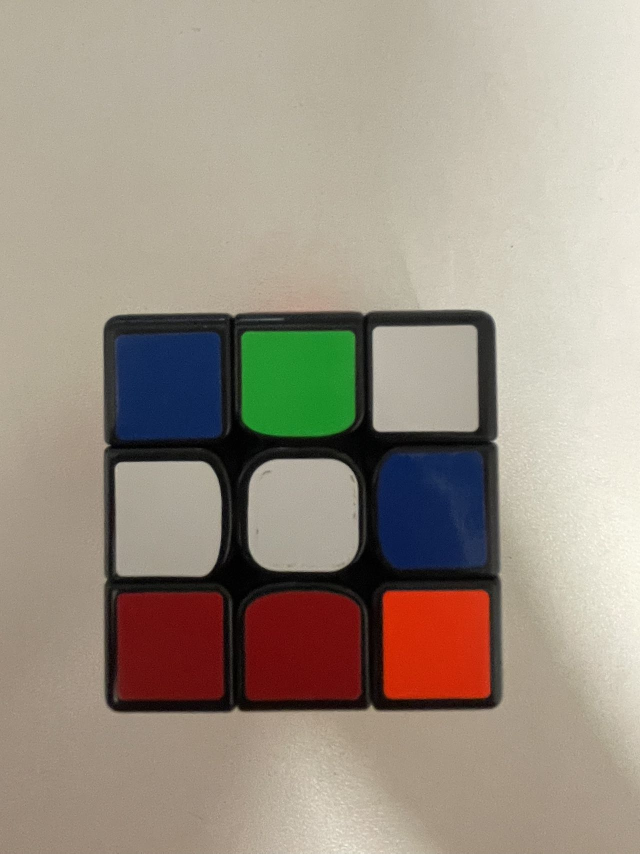
#> input picture 魔方/picture/6.jpg, 1280 x 1707 px, found by its file name (shown at 1/2 size)
$ python test.py
#> lines starting #> are read from the running program, lines starting #| are printed output that depends on the picture; after the words box and inside, x2 and y2 are one past the last pixel; in counts of white or black regions, pixels touching at a corner belong together
import cv2
import numpy as np

image = cv2.imread("./picture/6.jpg")
#> image is the input picture: shape (1707, 1280, 3); mean B, G, R 132.8, 146.6, 157.6

hsv_image = cv2.cvtColor(image, cv2.COLOR_BGR2HSV)
#> hsv_image: shape (1707, 1280, 3); mean H, S, V 26.1, 59.5, 162.7
lower_color = np.array([0, 198, 170])  # 最低颜色阈值
upper_color = np.array([255, 255, 255])  # 最高颜色阈值

# 创建掩膜（通过阈值化）
mask = cv2.inRange(hsv_image, lower_color, upper_color)
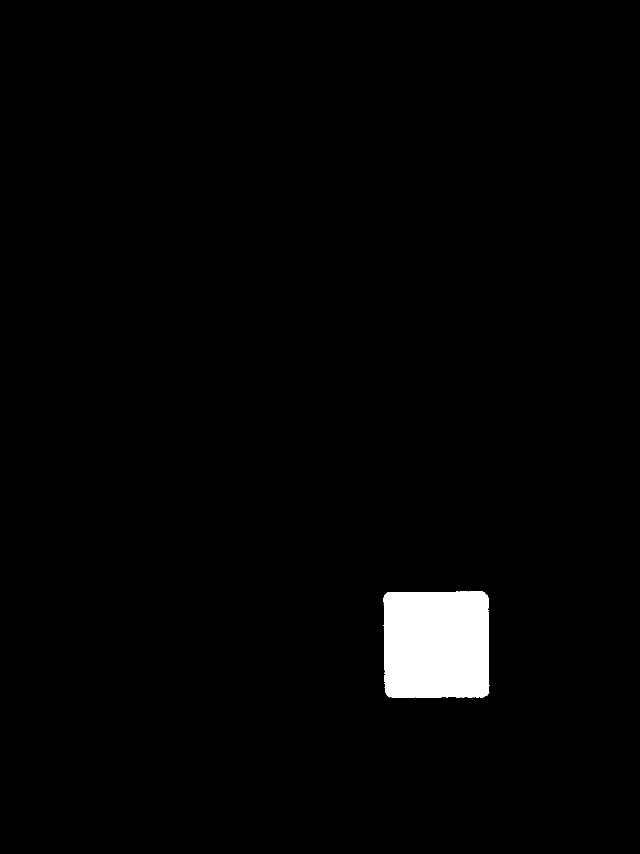
#> mask: shape (1707, 1280) (shown at 1/2 size); 2% white; 1 white region, box (x1, y1, x2, y2) and area: (767, 1182, 979, 1396) 43939
# 对原始图像应用掩膜
result = cv2.bitwise_and(image, image, mask=mask)

kernel1 = np.ones((2, 2), np.uint8)
kernel2 = np.ones((3, 3), np.uint8)
# # 腐蚀操作
result = cv2.erode(result, kernel1, iterations=1)
# # 膨胀操作
result = cv2.dilate(result, kernel2, iterations=1)
gray = cv2.cvtColor(result, cv2.COLOR_BGR2GRAY)
edges = cv2.Canny(gray, 50, 150)
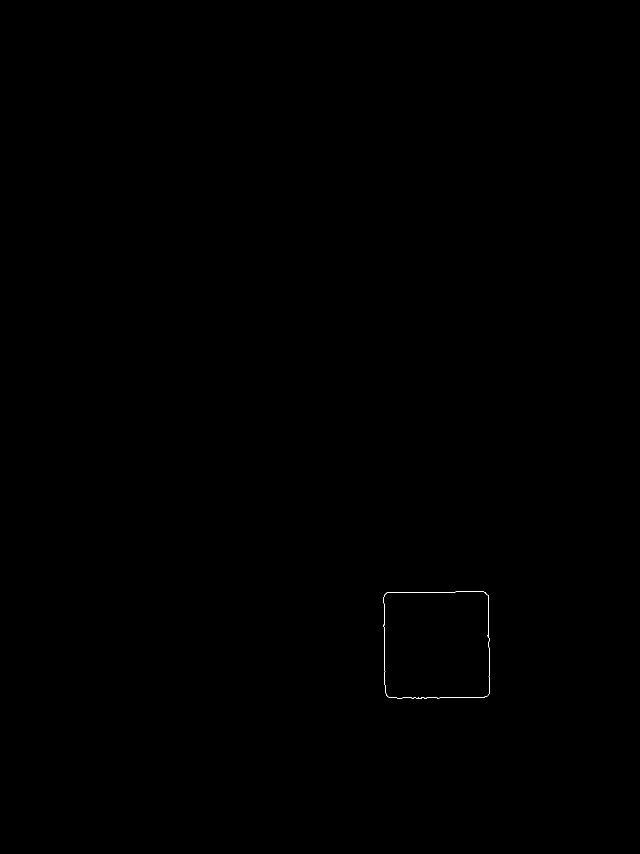
#> edges: shape (1707, 1280) (shown at 1/2 size); 0.04% white in thin lines or dots, all inside (x1, y1, x2, y2) = (767, 1183, 980, 1397)
contours, hierarchy = cv2.findContours(edges, cv2.RETR_EXTERNAL, cv2.CHAIN_APPROX_SIMPLE)
#> contours = 1 contour; box (x1, y1, x2, y2) and area: (767, 1183, 980, 1397) 44064

for cnt in contours:
    if len(cnt) >= 4:
        rect = cv2.minAreaRect(cnt)
        box = cv2.boxPoints(rect)
        box = np.int0(box)
        print(box)

        cv2.drawContours(result, [box], 0, (0, 255, 0), 2)
#> this loop made 1 pass
#> (rect, box) on pass 1: (((872.8, 1289.5), (210.7, 213.1), -0.616), [[768, 1397], [766, 1184], [976, 1181], [979, 1394]])
#| [[ 768 1397]
#|  [ 766 1184]
#|  [ 976 1181]
#|  [ 979 1394]]
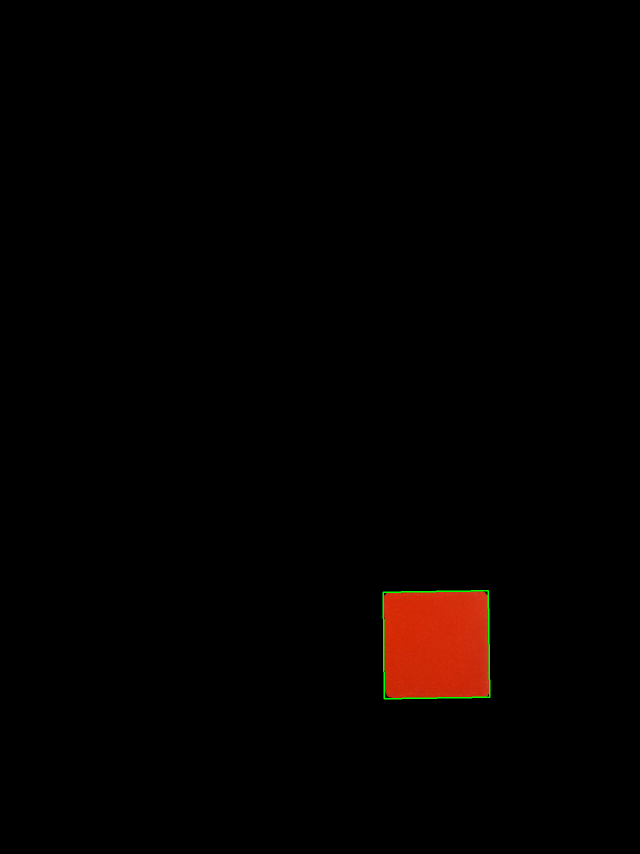
#> result: shape (1707, 1280, 3) (shown at 1/2 size); mean B, G, R 0.2, 1.2, 4.1


def process_image(image, arr):
    image_ = image[arr[0]:arr[1], arr[2]:arr[3], 0:3]
    image_ = cv2.cvtColor(image_, cv2.COLOR_BGR2GRAY)
#> image_: shape (65, 66)
    _, image_ = cv2.threshold(image_, 125, 255, cv2.THRESH_BINARY_INV)
#> image_: shape (65, 66); every value is 0
    return image_


def gray_rgb(image):
    page, lie = image.shape
#> page = 65; lie = 66
    image_ = np.zeros((page, lie, 3))
    for i in range(page):
        for j in range(lie):
            image_[i][j][0:3] = image[i, j]
#> image_: shape (65, 66, 3) float64; every value is 0
    return image_


def fianl_process(image, arr):
    i_n = process_image(image, arr)
    i_n = gray_rgb(i_n)
    image[arr[0]:arr[1], arr[2]:arr[3], 0:3] = i_n
#> image: shape (1707, 1280, 3); 0.2% of pixels changed, all inside (x1, y1, x2, y2) = (2, 536, 68, 601)


fianl_process(image, [536, 601, 2, 68])
fianl_process(image, [525, 594, 1002, 1079])
#> in process_image (call 2), `_, image_ = cv2.threshold(image_, 125, 255, cv2.THRESH_BINARY_INV)`: image_: shape (69, 77); every value is 0
#> after the loop in gray_rgb (call 2), `for i in range(page):`: image_: shape (69, 77, 3) float64; every value is 0
#> in fianl_process (call 2), `image[arr[0]:arr[1], arr[2]:arr[3], 0:3] = i_n`: image: shape (1707, 1280, 3); mean B, G, R 132.1, 145.7, 156.8
fianl_process(image, [520, 600, 86, 974])
#> in process_image (call 3), `_, image_ = cv2.threshold(image_, 125, 255, cv2.THRESH_BINARY_INV)`: image_: shape (80, 888); every value is 0
#> after the loop in gray_rgb (call 3), `for i in range(page):`: image_: shape (80, 888, 3) float64; every value is 0
#> in fianl_process (call 3), `image[arr[0]:arr[1], arr[2]:arr[3], 0:3] = i_n`: image: shape (1707, 1280, 3); mean B, G, R 126.9, 140, 150.7
fianl_process(image, [357, 423, 2, 65])
#> in process_image (call 4), `_, image_ = cv2.threshold(image_, 125, 255, cv2.THRESH_BINARY_INV)`: image_: shape (66, 63); every value is 0
#> after the loop in gray_rgb (call 4), `for i in range(page):`: image_: shape (66, 63, 3) float64; every value is 0
#> in fianl_process (call 4), `image[arr[0]:arr[1], arr[2]:arr[3], 0:3] = i_n`: image: shape (1707, 1280, 3); mean B, G, R 126.6, 139.6, 150.4
fianl_process(image, [354, 418, 1002, 1079])
#> in process_image (call 5), `_, image_ = cv2.threshold(image_, 125, 255, cv2.THRESH_BINARY_INV)`: image_: shape (64, 77); every value is 0
#> after the loop in gray_rgb (call 5), `for i in range(page):`: image_: shape (64, 77, 3) float64; every value is 0
#> in fianl_process (call 5), `image[arr[0]:arr[1], arr[2]:arr[3], 0:3] = i_n`: image: shape (1707, 1280, 3); mean B, G, R 126.2, 139.2, 149.9
fianl_process(image, [349, 422, 87, 975])
#> in process_image (call 6), `image_ = image[arr[0]:arr[1], arr[2]:arr[3], 0:3]`:
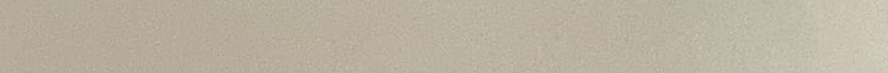
#> image_: shape (73, 888, 3); mean B, G, R 161.4, 178.6, 186.3
#> in process_image (call 6), `_, image_ = cv2.threshold(image_, 125, 255, cv2.THRESH_BINARY_INV)`: image_: shape (73, 888); every value is 0
#> after the loop in gray_rgb (call 6), `for i in range(page):`: image_: shape (73, 888, 3) float64; every value is 0
#> in fianl_process (call 6), `image[arr[0]:arr[1], arr[2]:arr[3], 0:3] = i_n`:
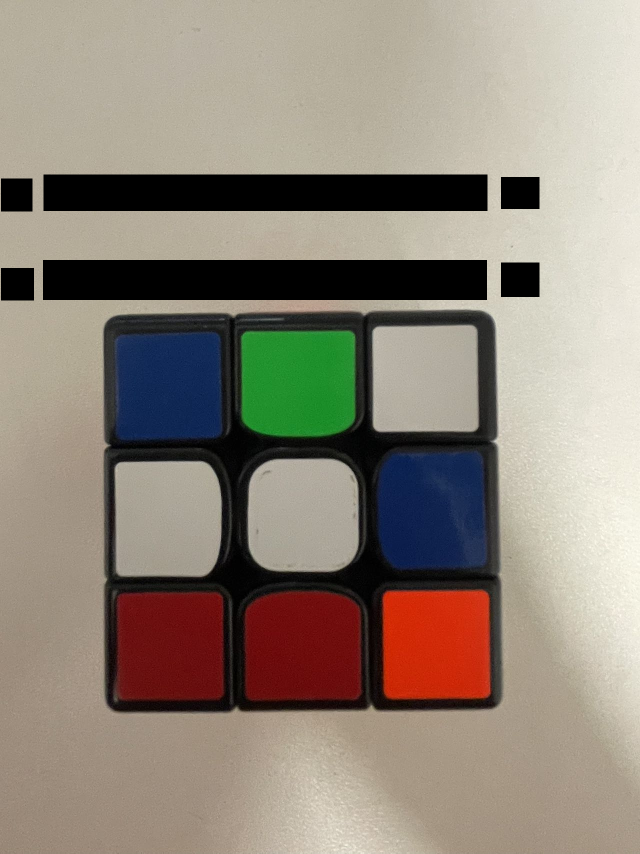
#> image: shape (1707, 1280, 3) (shown at 1/2 size); mean B, G, R 121.4, 133.9, 144.4
fianl_process(image, [175, 243, 2, 65])
#> in process_image (call 7), `_, image_ = cv2.threshold(image_, 125, 255, cv2.THRESH_BINARY_INV)`: image_: shape (68, 63); every value is 0
#> after the loop in gray_rgb (call 7), `for i in range(page):`: image_: shape (68, 63, 3) float64; every value is 0
#> in fianl_process (call 7), `image[arr[0]:arr[1], arr[2]:arr[3], 0:3] = i_n`:
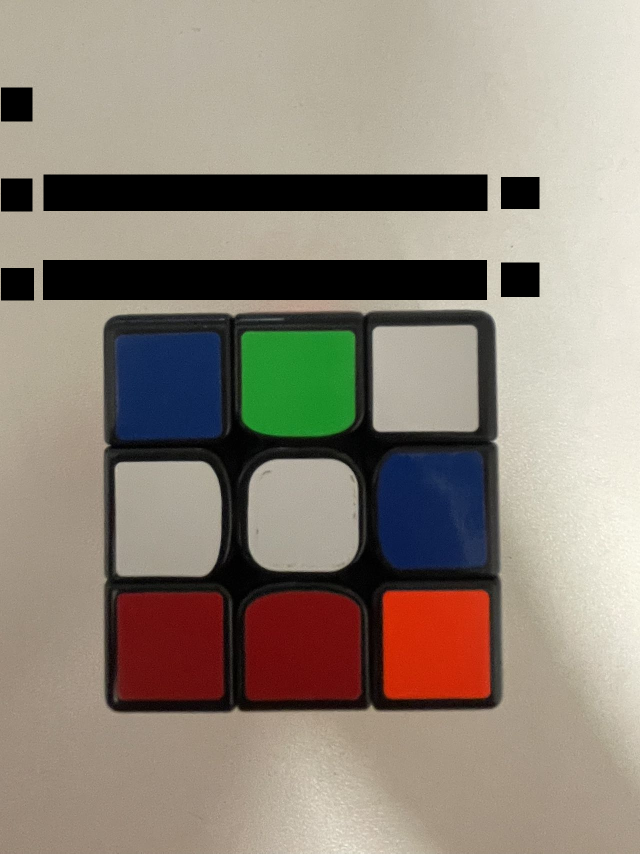
#> image: shape (1707, 1280, 3) (shown at 1/2 size); 0.2% of pixels changed, all inside (x1, y1, x2, y2) = (2, 175, 65, 243)
fianl_process(image, [173, 240, 1010, 1079])
#> in process_image (call 8), `image_ = image[arr[0]:arr[1], arr[2]:arr[3], 0:3]`:
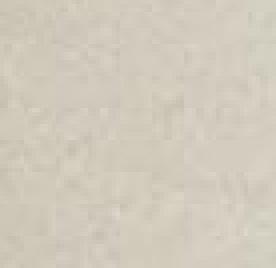
#> image_: shape (67, 69, 3) (shown 4 times larger); mean B, G, R 187.9, 202.9, 208.7
#> in process_image (call 8), `_, image_ = cv2.threshold(image_, 125, 255, cv2.THRESH_BINARY_INV)`: image_: shape (67, 69); every value is 0
#> after the loop in gray_rgb (call 8), `for i in range(page):`: image_: shape (67, 69, 3) float64; every value is 0
fianl_process(image, [169, 246, 85, 991])

cv2.imshow("Color Detection Result", image)
cv2.waitKey(0)
cv2.destroyAllWindows()
